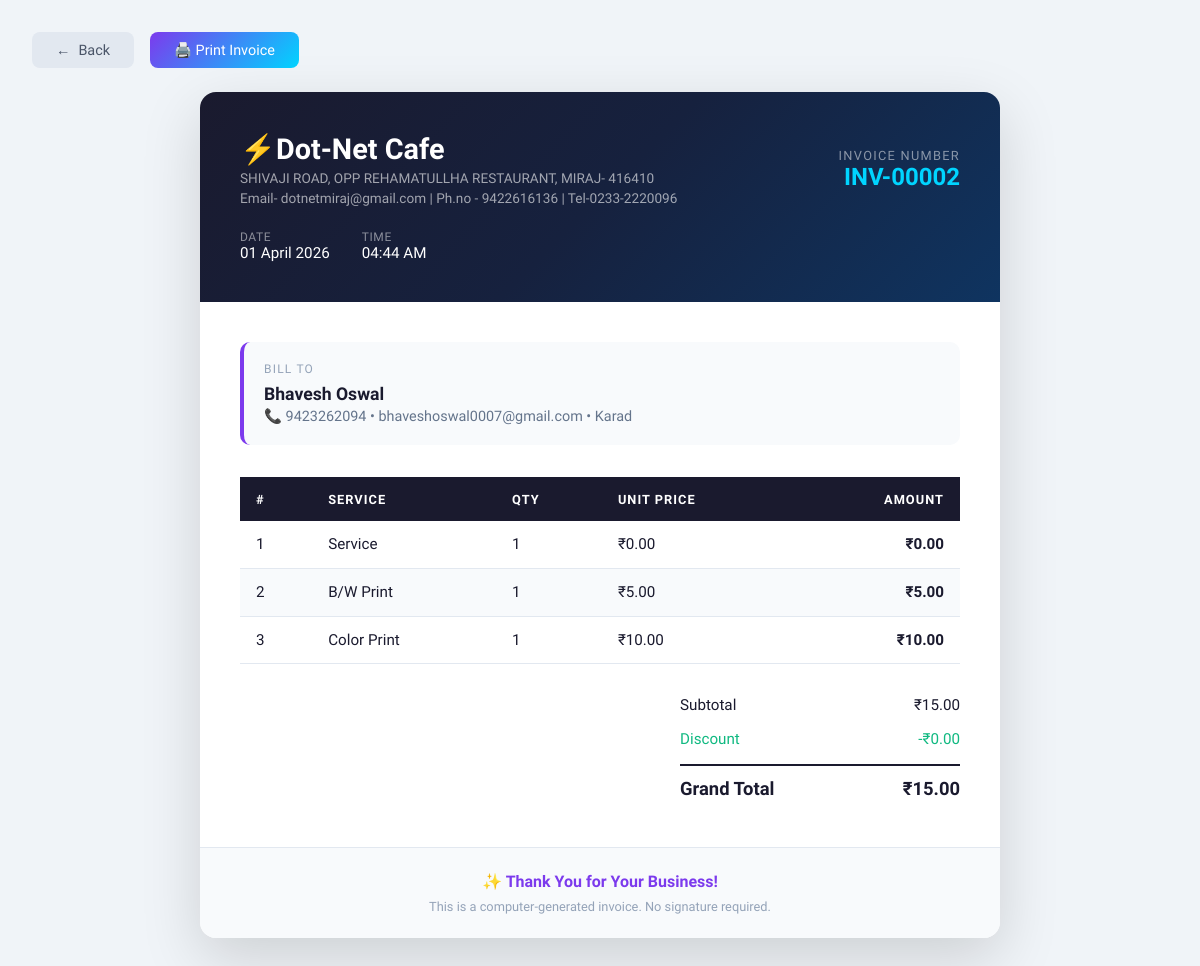
The page /invoices/2 (signed in) on the database its author committed.
### app.py (models this page shows)
class Bill(db.Model):
    id             = db.Column(db.Integer, primary_key=True)
    invoice_number = db.Column(db.String(20), unique=True, nullable=False)
    customer_id    = db.Column(db.Integer, db.ForeignKey('customer.id'), nullable=False)
    items          = db.Column(db.Text, nullable=False)
    subtotal       = db.Column(db.Float, default=0)
    discount       = db.Column(db.Float, default=0)
    total          = db.Column(db.Float, default=0)
    date           = db.Column(db.DateTime, default=datetime.utcnow)

class Customer(db.Model):
    id         = db.Column(db.Integer, primary_key=True)
    name       = db.Column(db.String(100), nullable=False)
    phone      = db.Column(db.String(20),  nullable=False)
    email      = db.Column(db.String(120))
    place      = db.Column(db.String(100))
    created_at = db.Column(db.DateTime, default=datetime.utcnow)
    documents  = db.relationship('Document', backref='customer', lazy=True, cascade='all, delete-orphan')
    activities = db.relationship('Activity', backref='customer', lazy=True, cascade='all, delete-orphan')
    bills      = db.relationship('Bill',     backref='customer', lazy=True, cascade='all, delete-orphan')

### app.py (the view)
@app.route('/invoices/<int:bid>')
@login_required
def invoice_view(bid):
    bill = Bill.query.get_or_404(bid)
    return render_template('invoice_print.html',
                           bill=bill, items=json.loads(bill.items))

### app.py (called while the page is built)
def login_required(f):
    from functools import wraps
    @wraps(f)
    def decorated(*args, **kwargs):
        if not session.get('logged_in'):
            return redirect(url_for('login'))
        return f(*args, **kwargs)
    return decorated

### templates/invoice_print.html (shortened to what this page needs)
<!DOCTYPE html>
<html lang="en">
<head>
</head>
<body>
<div class="no-print">
  <a href="{{ url_for('invoices') }}" class="btn btn-ghost"><i>←</i> Back</a>
  <button onclick="window.print()" class="btn btn-primary">🖨️ Print Invoice</button>
</div>
<div class="invoice">
  <div class="inv-header">
    <div class="inv-header-top">
      <div>
        <div class="company-name">⚡Dot-Net Cafe</div>
        <div class="company-sub">SHIVAJI ROAD, OPP REHAMATULLHA RESTAURANT, MIRAJ- 416410</div>
        <div class="company-sub">Email- dotnetmiraj@gmail.com | Ph.no - 9422616136 | Tel-0233-2220096</div>
      </div>
      <div class="inv-number">
        <div class="label">Invoice Number</div>
        <div class="value">{{ bill.invoice_number }}</div>
      </div>
    </div>
    <div class="inv-meta">
      <div class="meta-item"><div class="label">Date</div><div class="value">{{ bill.date.strftime('%d %B %Y') }}</div></div>
      <div class="meta-item"><div class="label">Time</div><div class="value">{{ bill.date.strftime('%I:%M %p') }}</div></div>
    </div>
  </div>
  <div class="inv-body">
    <div class="bill-to">
      <div class="label">Bill To</div>
      <div class="name">{{ bill.customer.name }}</div>
      <div class="detail">📞 {{ bill.customer.phone }}{% if bill.customer.email %} &bull; {{ bill.customer.email }}{% endif %}{% if bill.customer.place %} &bull; {{ bill.customer.place }}{% endif %}</div>
    </div>
    <table>
      <thead><tr><th>#</th><th>Service</th><th>Qty</th><th>Unit Price</th><th>Amount</th></tr></thead>
      <tbody>
      {% for item in items %}
      <tr>
        <td>{{ loop.index }}</td>
        <td>{{ item.name or 'Service' }}</td>
        <td>{{ item.qty }}</td>
        <td>₹{{ "%.2f"|format(item.price|float) }}</td>
        <td>₹{{ "%.2f"|format(item.qty|float * item.price|float) }}</td>
      </tr>
      {% endfor %}
      </tbody>
    </table>
    <div class="totals-section">
      <div class="totals-box">
        <div class="total-line"><span>Subtotal</span><span>₹{{ "%.2f"|format(bill.subtotal) }}</span></div>
        <div class="total-line discount"><span>Discount</span><span>-₹{{ "%.2f"|format(bill.discount) }}</span></div>
        <div class="total-line grand"><span>Grand Total</span><span>₹{{ "%.2f"|format(bill.total) }}</span></div>
      </div>
    </div>
  </div>
  <div class="inv-footer">
    <div class="thank-you">✨ Thank You for Your Business!</div>
    <div class="footer-note">This is a computer-generated invoice. No signature required.</div>
  </div>
</div>
</body>
</html>

### templates/invoice_print.html (style rules this page uses)
* { margin:0;padding:0;box-sizing:border-box }
body { font-family:'Sora',sans-serif;background:#f0f4f8;color:#1a1a2e;padding:2rem }
.no-print { margin-bottom:1.5rem;display:flex;gap:1rem }
.btn { padding:.6rem 1.5rem;border:none;border-radius:8px;cursor:pointer;font-family:'Sora',sans-serif;font-size:.9rem;font-weight:500;text-decoration:none;display:inline-flex;align-items:center;gap:.5rem }
.btn-primary { background:linear-gradient(135deg,#7c3aed,#00d4ff);color:#fff }
.btn-ghost { background:#e2e8f0;color:#4a5568 }
.invoice { background:#fff;max-width:800px;margin:0 auto;border-radius:16px;overflow:hidden;box-shadow:0 20px 60px rgba(0,0,0,.15) }
.inv-header { background:linear-gradient(135deg,#1a1a2e 0%,#16213e 50%,#0f3460 100%);color:#fff;padding:2.5rem }
.inv-header-top { display:flex;justify-content:space-between;align-items:center;margin-bottom:1.5rem }
.company-name { font-size:1.8rem;font-weight:700;display:flex;align-items:center;gap:.75rem }
.company-sub { font-size:.85rem;color:rgba(255,255,255,.6);margin-top:.25rem }
.inv-number { text-align:right }
.inv-number .label { font-size:.8rem;color:rgba(255,255,255,.5);text-transform:uppercase;letter-spacing:.1em }
.inv-number .value { font-size:1.5rem;font-weight:700;color:#00d4ff }
.inv-meta { display:flex;gap:2rem;margin-top:1rem }
.meta-item .label { font-size:.75rem;color:rgba(255,255,255,.5);text-transform:uppercase;letter-spacing:.05em }
.meta-item .value { font-size:.95rem;color:#fff;font-weight:500 }
.inv-body { padding:2.5rem }
.bill-to { margin-bottom:2rem;padding:1.25rem;background:#f8fafc;border-radius:10px;border-left:4px solid #7c3aed }
.bill-to .label { font-size:.75rem;color:#94a3b8;text-transform:uppercase;letter-spacing:.1em;margin-bottom:.5rem }
.bill-to .name { font-size:1.1rem;font-weight:700;color:#1a1a2e }
.bill-to .detail { font-size:.9rem;color:#64748b;margin-top:.25rem }
table { width:100%;border-collapse:collapse;margin-bottom:1.5rem }
thead tr { background:#1a1a2e;color:#fff }
th { padding:.9rem 1rem;text-align:left;font-size:.8rem;text-transform:uppercase;letter-spacing:.08em }
th:last-child { text-align:right }
td { padding:.9rem 1rem;border-bottom:1px solid #e2e8f0;font-size:.95rem }
td:last-child { text-align:right;font-weight:600 }
tbody tr:nth-child(even) { background:#f8fafc }
.totals-section { display:flex;justify-content:flex-end;margin-top:1rem }
.totals-box { width:280px }
.total-line { display:flex;justify-content:space-between;padding:.5rem 0;font-size:.95rem }
.total-line.discount { color:#10b981 }
.total-line.grand { border-top:2px solid #1a1a2e;margin-top:.5rem;padding-top:.75rem;font-size:1.15rem;font-weight:700 }
.inv-footer { background:#f8fafc;border-top:1px solid #e2e8f0;padding:1.5rem 2.5rem;text-align:center }
.thank-you { font-size:1rem;color:#7c3aed;font-weight:600;margin-bottom:.5rem }
.footer-note { font-size:.8rem;color:#94a3b8 }

### rows shown on the page
Bill: invoice_number "INV-00002", date "01 April 2026", date "04:44 AM", subtotal "15.00", discount "0.00", total "15.00"
Customer: customer.name "Bhavesh Oswal", customer.phone "9423262094", customer.email "bhaveshoswal0007@gmail.com", customer.place "Karad"

### other values the page prints
{{ item.name or 'Service' }} "Service" "B/W Print" "Color Print"
{{ item.qty }} "1" "1" "1"
{{ "%.2f"|format(item.price|float) }} "0.00" "5.00" "10.00"
{{ "%.2f"|format(item.qty|float * item.price|float) }} "0.00" "5.00" "10.00"
